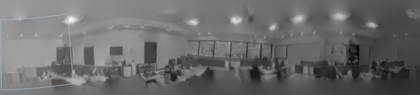
%> input picture proposal/presentation/panorama.png, 420 x 95 px, shrunk from 1412 x 320 before the run
$ octave trackingTest5.m   (GNU Octave 9; MATLAB toolbox functions it lacks are replaced by stand-ins)
%> lines starting %> are read from the running program, lines starting %| are printed output that depends on the picture
### source/camera_simulation/getInvKPsforPatch.m
function invKPs = getInvKPsforPatch()
% calculates K\p for all pixels p of the simulated camera
% this is just a convencience, as we usually need p*K^(-1) instead of just p

% get global Parameters
params = getParameters();

invKPs = zeros([params.simulationPatchSize params.simulationPatchSize 2]);
indexOffset = (params.dvsPatchSize - params.simulationPatchSize)/2;
for u = 1:params.simulationPatchSize
    for v = 1:params.simulationPatchSize
        invKP = params.cameraIntrinsicParameterMatrix \ [u+indexOffset v+indexOffset 1]';
        invKPs(v, u, :) = invKP(1:2);
    end
end

end

### source/camera_simulation/getPatch.m
function patch = getPatch(img, invKPs, theta, cameraSize)
%> called with theta = [0 0 0], cameraSize = 64

% Extracts a 'cameraSize'x'cameraSize' sized pixel patch out of the given image,
% assuming this is a 360 degree panorama.
% The FOV depends on the camera intrinsic parameter matrix
% K and the camera orientation in angles alpha, beta, gamma around x-, y-
% and z-axis in image space (x axis points up, z axis points away from camera)
% invKPs is the matrix of each pixel coordinate multiplied with the inverse
% of K
% input:
% img: the input image
% invKPs: matrix with the products of pixel positions and the inverse of K
% theta: the 1x3 vector with angles [alpha, beta, gamma]
% cameraSize: the side length of the square camera (in pixels)

pixelCoords = cameraToWorldCoordinatesBatch(invKPs,theta,size(img));

patch = reshape(interp2(img, pixelCoords(:,2), pixelCoords(:,1)), [cameraSize, cameraSize]);
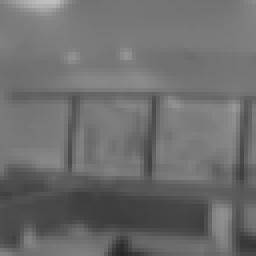
%> patch: size 64x64 double (shown 4 times larger); min 0.156, max 0.751, mean 0.43

end

### source/camera_simulation/flyDiffCamFine.m
function [ events, thetas, patch_state ] = flyDiffCamFine( img, numEvents, time_start, theta_start, theta_dim, theta_inc, patch_state )
% generate a path with at least numEvents events where the intensity difference is as
% close to params.tracking.pixelIntensityThreshold
%
% This is a more close approximation to the real DVS as flyDiffCam() as the
% intensity differences that generate an event is bound and close to the
% threshold.
%
% timestamp differences of the generated events:
% 0 for simultaneous events, T between the following events (where T is a
% constant defined below as TIME_BETWEEN_STEPS)
%
% output:
%   events: >=numEvents * [x y pol time]
%   thetas: size(events,1) * [alpha beta gamma] at corresponding event (i.e. ground truth)
%   patch_state: state of camera sensor, can be used to chain multiple
%   calls to flyDiffCamFine

invKPs = getInvKPsforPatch();
params = getParameters();

if nargin < 3
    last_timestamp = 0;
else
    last_timestamp = time_start;
end

if nargin < 4
    theta = [0 0 0];
else
    theta = theta_start;
end

if nargin < 5
    theta_dim = 1; % move alpha
end

if nargin < 6
    theta_inc = 0.00001;
end

if nargin < 7
    % initialize state
    patch_state = double(getPatch(img, invKPs, theta, params.simulationPatchSize));
end

events = [];
thetas = [];

while size(events,1) < numEvents
    while true
        theta(abs(theta_dim)) = theta(abs(theta_dim)) + theta_inc;

        new_patch = double(getPatch(img, invKPs, theta, params.simulationPatchSize));
        diff = new_patch - patch_state;

        %disp(num2str(theta));

        if max(max(diff)) > params.pixelIntensityThreshold
            % found a movement where we get at least a single event
            break;
        end
    end

    [events_raw,patch_state] = getSignalsFromState(patch_state, new_patch, params.pixelIntensityThreshold);
    events_new = convertSignalsToVectors(events_raw, 0);

    % generate more 'real' timestamps (i.e. more similary to what camera
    % generates and what the reconstruction code uses)
    % adjust this constant according to your map
    %
    % this is a magic constant that maybe should be moved into
    % getParameters() and shouldn't even be necessary in the first place.
    %
    % Essentialy, the higher this is, the more movement will be
    % predict()ed. So this value must be high enough to allow enough
    % movement, but tracking becomes noisy if it gets too high.
    TIME_BETWEEN_STEPS = 10;

    events_new(:,4) = TIME_BETWEEN_STEPS + last_timestamp;
    last_timestamp = events_new(end,4);

    events = [events; events_new];
    thetas = [thetas; repmat(theta, size(events_new,1), 1)];

    disp(['got ' num2str(size(events_new,1)) ' new events. theta = ' num2str(theta)]);
end
%> after the loop, theta = [0 0 0]
disp(['got ' num2str(size(events,1)) ' events in total']);
%| got 0 events in total

end

### source/camera_tracking/initParticles.m
function [ particles, state ] = initParticles( N, sensor_size )
%INITPARTICLES creates N particles at origin
% particle: [weight, alpha beta gamma]

% normal particle filter (init N particles at center of map)
particles = zeros(N, 4);
particles(:,1) = 1/N;

% [alpha beta gamma] * H * W
state = repmat([0 0 0]', [1 sensor_size(1) sensor_size(2)]);

end

### source/camera_tracking/particleAverage.m
function theta_avg = particleAverage( particles )
% calculates weighted average over all particles position

% TODO: use fancy SO(3) space math to handle angle 'overflows'

% weighted average (with normalized weights)
particles = repmat(particles(:,1),1,3) ./ sum(particles(:,1)) .* particles(:,2:end);

% average (not actually necessary, the weights are summed up to one
%theta_avg = mean(particles,1);
theta_avg = sum(particles, 1);

end

### source/tracking/plotCameraGroundTruth.m
function plotCameraGroundTruth( path, img_size, color )

if nargin < 3
    color = 'green';
end

params = getParameters();

% plot at center of camera image
invKP_uv = getInvKPforPixels(params.cameraIntrinsicParameterMatrix, [params.simulationPatchSize params.simulationPatchSize]/2);

w = zeros(size(path,1),2);
for i = 1:size(path,1);
    w(i,:) = cameraToWorldCoordinatesBatch(invKP_uv, path(i,:), img_size);
end

plot(w(:,2), w(:,1), '.-', 'Color', color);

end

### source/constants/simulationPatchSize.m
function size = simulationPatchSize()
% DVS: 128
% lower this value for faster simulations

size = 64;

% do not increase above 128, as encoding as binary addresses will probably fail
assert(size <= DVS_PatchSize());

end

### source/camera_tracking/trackMovement.m
function [particles, tracking_state, intermediate_positions, plot_handle] = trackMovement( particles, tracking_state, events, img, last_timestamp, ground_truth)
% updates on events
% init particles and tracking state with initParticles()
% last_timestamp is the timestamp of the last event we already updated and
% optional, but required for correct prediction
% ground_truth is simply for visualization and can be omitted

if nargin < 5
    last_timestamp = 0;
end

params = getParameters();

intermediate_positions = zeros(size(events,1), 3);

avg = particleAverage(particles);
for i = 1:size(events,1)

    deltaT_global = events(i,4) - last_timestamp;
    last_timestamp = events(i,4);

    % predict motion of camera
    % in our case, this is simply constant position + gaussian noise
    particles = predict(particles, deltaT_global);

    % actually do bayesian updating based on the measurements
    [particles, tracking_state] = updateOnEvent(particles, events(i,:), img, tracking_state, params);

    disp(['updated on event ' num2str(i) ' = ' num2str(events(i,:)) ' deltaT_global = ' num2str(deltaT_global) ' mean = ' num2str(particleAverage(particles)) '  eff. no. = ' num2str(effectiveParticleNumber(particles))]);

    % show particle distribution and wait for user
    %plotParticles(particles); drawnow; waitforbuttonpress;


    % resample distribution if particles become too unevenly distributed
    if effectiveParticleNumber(particles) < size(particles,1)/2; % paper uses 50%state
        particles = resample(particles);
        effno = effectiveParticleNumber(particles);

        disp(['resampled -> mean = ' num2str(mean(particles,1)) '  eff. no. = ' num2str(effno)]);
        %plotParticles(particles, theta_new); drawnow; waitforbuttonpress;
    end

    % plot weighted average over particles
    prev_avg = avg;
    avg = particleAverage(particles);

    if (nargin >= 6 && exist('ground_truth','var') && ~isempty(ground_truth))
        plotInWorld([ground_truth(i,:); avg], size(img), simulationPatchSize()*[1 1]/2, ':', 'Color', [0.9 0.9 0.9]);
    end

%> the run ends on the next line
    plot_handle = plotInWorld([prev_avg; avg], size(img), params.simulationPatchSize*[1 1]/2, ':.b');
    drawnow;

    intermediate_positions(i, :) = avg;
end

end

### source/constants/getParameters.m
function params = getParameters()

% function params = getParameters()
% This function returns a struct with the constant parameters used in both
% the simulation and the reconstruction.
%
% Available fields:
% cameraIntrinsicParameterMatrix: The intrinsic parameter matrix K
% used to map positions from camera space to world space
%
% dvsPatchSize: The size (side length) of the original, square camera sensor in pixels
%
% simulationPatchSize: The size (sidel length) of the virtual, square camera sensor used in the
% simulation in pixels
%
% measurementNoise: The assumed camera measurement noise for the Kalman
% filters
%
% pixelIntensityThreshold: The threshold of a pixel to trigger an event
%
% outputImageSize: The size ([height, width], in pixels) of the image
% produced by the reconstruction
%
% Some more detailed explanations in the function code

% The approximate intrinsic parameter matrix of the DVS, also used for our
% simulation
params.cameraIntrinsicParameterMatrix = [87.5 0 64.5; 0 87.5 64.5; 0 0 1];

% The size of the DVS sensor in pixels, needed to use the compute some
% offsets when saving events
% DO NOT CHANGE THIS ONE!!
params.dvsPatchSize = 128;

% The sensor size of the virtual camera in our simulation (in pixels), must
% not be larger than the original camera sensor size.
% A smaller sensor leads to a speedup in both simulation and reconstruction
params.simulationPatchSize = 64;

% The assumed measurement noise of the camera for the Kalman Filters
params.measurementNoise = 0.01;

% The accumulated intensity change that a pixel needs to trigger an event.
% Used in both the simulation and the reconstruction.
% The original camera threshold should be around 0.22, but with the
% simulation we need a smaller value to generate enough events.
params.pixelIntensityThreshold = 0.05;

% The size ([height, width], in pixels) of the image produced by the
% reconstruction
params.outputImageSize = [1000 2000];


params.reconstruction.trackingWeight = 0.01;

% TODO: update this Q'n'A ;)
% Q: what is a good value for sigma?
% A: something proportional to the expected movement between two events
%    if the intensity threshold is at, say, 5 then the simulator produces
%    the first event at movement of around 0.0003, so sigma should be very
%    small (and so should the timesteps of the simulation!)
%    as a rule of thumb: sigma ~ motion_speed * gradient
% sigma = 0.005; % good for first movement
% sigma = 0.00001;

% TODO: find good values for sigma here (dependent on average time between
% events and movement in that period)

% the longer we wait between events, the longer the camera probably moved
params.tracking.predictSigma = 0.00002;

% These paramaters characterize the likelihood function for the bayesian
% update in the tracking system. The likelihood for P(movement|event) is
% basically a gaussian centered around a contrast which highly likely
% generates an event (i.e. the pixelIntensityThreshold from above), but at
% least intensitiy_likelihood_min (so that even particles which do not
% match at all get some low probability instead of being discarded
% completely).
params.tracking.intensity_likelihood_min       = 0.02;
% the lower the variance of the contrast likelihood gaussian, the less
% noisy is the tracking but the more particles are required to keep it stable.
params.tracking.intensity_likelihood_variance  = 0.08;

### source/camera_simulation/cameraToWorldCoordinatesBatch.m
function [ world_coordinates ] = cameraToWorldCoordinatesBatch( invKPs, theta, img_size )
%
% parameters:
%  invKPs: list 128x128x2 of pixels with applied inverted camera intrinsics (i.e. K \ [u v 1]')
%  theta: Camera orientation
%  img_size: [H,W] size of world image (i.e. size(img))
%  //img_size: [W,H] size of world image (i.e. [size(img,2), size(img,1)])
%
% output:
%  [y, x]: pixel coordinates in world image coordinates ([1,img_size])


% % compute ray angle through pixel
% % TODO: don't we have to center these coordinates? I.e. u-=64 or something.
% % -> No, this is already included in K, the camera intrinsics
% invKP = K \ [u v 1]';
% deltaAlpha = atan(cos(-theta(3))*invKP(2) + sin(-theta(3))*invKP(1));
% deltaBeta  = atan(cos(-theta(3))*invKP(1) - sin(-theta(3))*invKP(2));
% targetO    = [-theta(2) + deltaBeta, -theta(1) + deltaAlpha];
%
% % compute coordinates in input image
% % targetCoords = [targetP(2)*size(img, 2)/(2*pi) + origin(1), targetP(1)*size(img, 2)/(2*pi) + origin(2)];
% world_coordinates = (targetO * img_size(2)/(2*pi)) + img_size/2;
% % roundedCoords = round(targetCoords);


origin = zeros([1 1 2]);
origin(1,1,:) = img_size/2;

% [20 lines of commented-out code are left out]
assert(size(invKPs,1) == size(invKPs,2), 'invKPs matrix must be square');

assert(size(invKPs,3) == 2, 'invKPs matrix must contain two values per pixel');


N = size(invKPs,1);

cosMat = cos(-theta(3))*ones(N);
sinMat = sin(-theta(3))*ones(N);

deltaAlphas = atan(cosMat .* invKPs(:,:,2) + sinMat .* invKPs(:,:,1));
deltaBetas  = atan(cosMat .* invKPs(:,:,1) - sinMat .* invKPs(:,:,2));
targetOs = zeros(size(invKPs));
targetOs(:,:,1) = -theta(1)*ones(N) + deltaAlphas;
targetOs(:,:,2) = -theta(2)*ones(N) + deltaBetas;

targetCoords = (targetOs .* (double(img_size(2))/(2*pi))) + repmat(double(origin), [N N 1]);

world_coordinates = reshape(targetCoords, N*N, 2);


end

### source/camera_simulation/getInvKPforPixels.m
function [ invKPs ] = getInvKPforPixels( K, UV )
% Input: Kamera Intrinsic matrix, Nx2 pixel coordinates [u, v]
% output Nx1x2 matrix of inverted projected pixels

% TODO: this also needs pixel offsets, doesn't it?

invKPs = zeros([size(UV,1) 1 2]);
for i = 1:size(UV,1)
    invKP = K \ [UV(i,1) UV(i,2) 1]';
    invKPs(i, 1, :) = invKP(1:2);
end

end

### source/trackingTest5.m
% track longer path over known image

% this is one of the better visualizations of the tracking subsystem (using
% a known map, i.e. no reconstruction at all)

% deprecated:
% Warning: we don't explicitely generate timestamps for the events and just use
% norm(theta) which works out nicely, as we're monotonically moving away
% from the start point as flyDiffCamFine only walks in positive direction.

clear all;
close all;

hold on;

%imagepath = 'camera_simulation/testimages/toy_example1.png';
%imagepath = 'camera_simulation/testimages/churchtest_downscaled.jpg';
%imagepath = 'camera_simulation/testimages/checkerboard_small.jpg';
imagepath = 'camera_simulation/testimages/panorama.png';

% load image and normalize to [0,1]
img = im2double(rgb2gray(imread(imagepath)));


[particles, tracking_state] = initParticles(1000, [simulationPatchSize() simulationPatchSize()]);

% generate a path


last_pos  = [0 0 0]; % initial position
last_time = 0;
[~,~,flydiff_state] = flyDiffCamFine(img,0,last_time,last_pos); % use flyDiffCamFine to initialize state

events = [];
ground_truth = last_pos;

tracked_path = particleAverage(particles);
% [8 lines of commented-out code are left out]

for i = 1:20

    dir_sign = 1; %(randi(2)-1)*2-1;
    dir_dim  = randi(2); % only translation, no rotation
    direction = dir_sign * dir_dim;

    [events_new, ground_truth_new, flydiff_state] = flyDiffCamFine(img, ...
            50,          ... % generate at least so many events
            last_time,   ... % timestamp of last event (i.e. timestamp of flydiff_state)
            last_pos,    ... % start where we left off on last iteration
            dir_dim,    ... % go into some direction (1 = alpha, 2 = beta, 3 = gamma)
            0.000002*dir_sign, ... % default sweep step size (and direction)
            flydiff_state);          % state of camera sensor

    % plot ground truth and frames
    plotCameraGroundTruth([last_pos; ground_truth_new], size(img), 'green');

    [particles, tracking_state, intermediate_positions] = trackMovement( particles, tracking_state, events_new, img, last_time);
